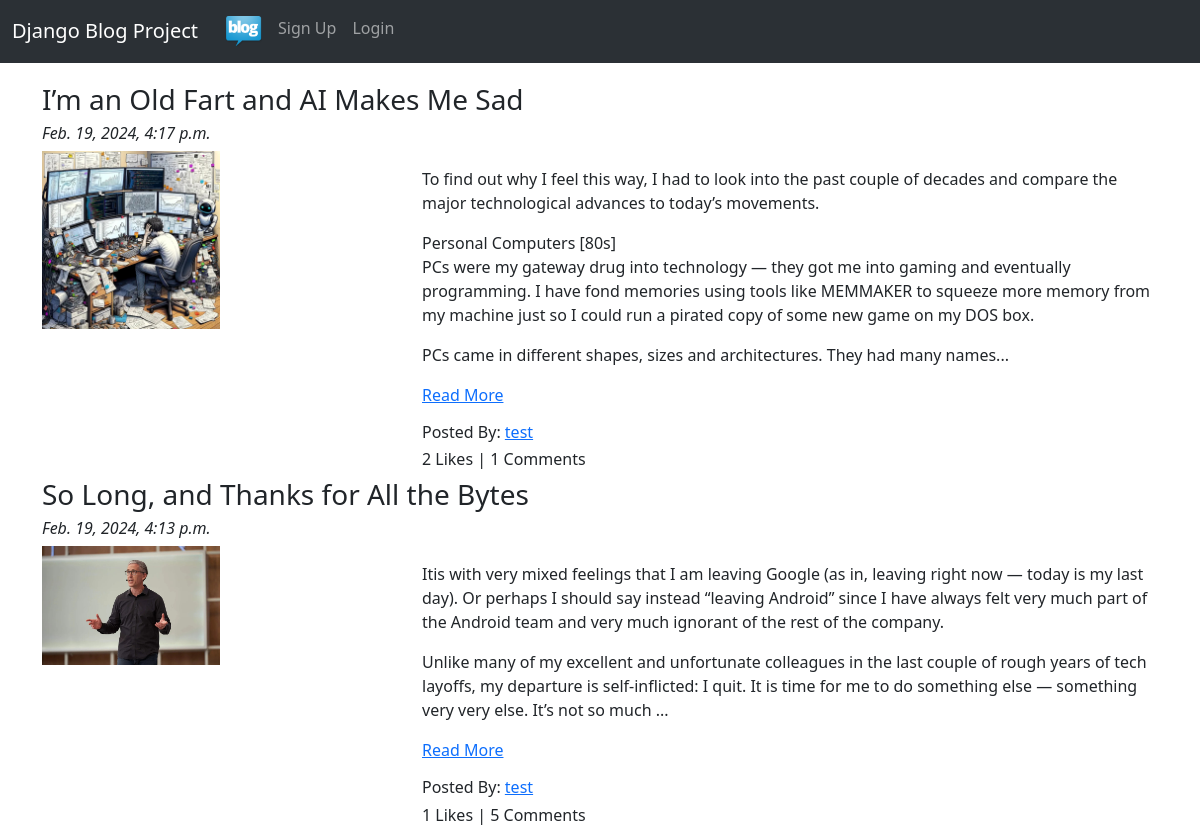
Screenshot of /blog/ with the database file from the repository.
### app_blog/models.py (models this page shows, shortened)
class Blog(models.Model):
    author = models.ForeignKey(User, on_delete=models.CASCADE, related_name='post_author')
    blog_title = models.CharField(max_length=264, verbose_name='Put a Title')
    slug = models.SlugField(max_length=264, unique=True)
    blog_content = models.TextField(verbose_name="What is on your mind")
    blog_image = models.ImageField(upload_to='blog_images', verbose_name="Image")
    publish_date = models.DateTimeField(auto_now_add=True)
    update_date = models.DateTimeField(auto_now=True)
    class Meta:
        ordering = ('-publish_date',)

### app_blog/views.py (the view)
# urls.py: path('', views.BlogList.as_view(), name='blog_list'),
class BlogList(ListView):
    context_object_name = 'blogs'
    model = Blog
    template_name = 'app_blog/blog_list.html'

### app_blog/templatetags/custom_filters.py (called while the page is built)
def range_filter(value):
    return value[:500] + "..."

### templates/app_blog/blog_list.html (shortened to what this page needs)
{% extends "base.html" %}
{% load custom_filters %}
{% block body_block %}
{% for blog in blogs %}
<h3>{{ blog.blog_title }}</h3>
<h6><i>{{ blog.publish_date }}</i></h6>
<div class=row>
    <div class=col-sm-4>
        <img src="/media/{{ blog.blog_image }}" alt="{{ blog.blog_title }}" title="{{ blog.blog_title }}" width="50%">
    </div>
    <div class=col-sm-8>
        <p>{{ blog.blog_content|range_filter|linebreaks }} <a href="{% url 'app_blog:blog_details' slug=blog.slug %}">Read More</a></p>
        <h6>Posted By: <a href="#">{{ blog.author }}</a></h6>
        <h6>{{ blog.liked_blog.count }} Likes | {{ blog.blog_comment.count }} Comments</h6>
    </div>
</div>
{% endfor %}
{% endblock %}

### rows the page displays
Blog: blog_title "I’m an Old Fart and AI Makes Me Sad", publish_date "Feb. 19, 2024, 4:17 p.m.", blog_image (picture), blog_content|range_filter "To find out why I feel this way, I had to look into the past couple of decades and compare the major technological advances to today’s movements. Personal Computers [80s] PCs were my gateway drug into technology — they got me into gaming and eventually programming. I have fond memories using tools like MEMMAKER to squeeze more memory from my machine just so I could run a pirated copy of some new game on my DOS box. PCs came in different shapes, sizes and architectures. They had many names...", author "test", liked_blog.count "2", blog_comment.count "1"
Blog: blog_title "So Long, and Thanks for All the Bytes", publish_date "Feb. 19, 2024, 4:13 p.m.", blog_image (picture), blog_content|range_filter "Itis with very mixed feelings that I am leaving Google (as in, leaving right now — today is my last day). Or perhaps I should say instead “leaving Android” since I have always felt very much part of the Android team and very much ignorant of the rest of the company. Unlike many of my excellent and unfortunate colleagues in the last couple of rough years of tech layoffs, my departure is self-inflicted: I quit. It is time for me to do something else — something very very else. It’s not so much ...", author "test", liked_blog.count "1", blog_comment.count "5"
